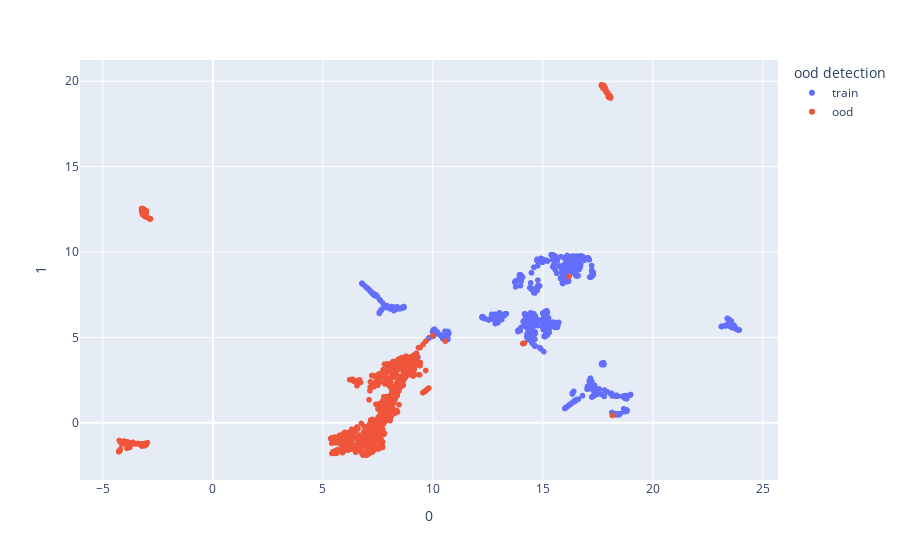

The cell this chart's notebook holds for it:
### Code cell
# plot the ood drift embeddings
embeddings = train_embeddings + test_embeddings
labels = ['train' for d in range(len(train_filepaths))] + ['ood' if s > THRESHOLD else 'ind' for s in test_ood_scores]

model.plot_umap(embeddings, labels)

### Figure 1 — Plotly figure (JSON) as saved in the notebook; plotly's stock layout.template omitted (floating-point values rounded to 4 significant figures; data arrays with more than 128 entries replaced by an {"elided": "..."} marker saying what was removed)
{"data": [{"hovertemplate": "ood detection=train<br>0=%{x}<br>1=%{y}<extra></extra>", "legendgroup": "train", "marker": {"color": "#636efa", "symbol": "circle"}, "mode": "markers", "name": "train", "showlegend": true, "type": "scattergl", "x": {"elided": "819 float values"}, "xaxis": "x", "y": {"elided": "819 float values"}, "yaxis": "y"}, {"hovertemplate": "ood detection=ood<br>0=%{x}<br>1=%{y}<extra></extra>", "legendgroup": "ood", "marker": {"color": "#EF553B", "symbol": "circle"}, "mode": "markers", "name": "ood", "showlegend": true, "type": "scattergl", "x": {"elided": "772 float values"}, "xaxis": "x", "y": {"elided": "772 float values"}, "yaxis": "y"}], "layout": {"legend": {"title": {"text": "ood detection"}, "tracegroupgap": 0}, "margin": {"t": 60}, "xaxis": {"anchor": "y", "domain": [0, 1], "title": {"text": "0"}}, "yaxis": {"anchor": "x", "domain": [0, 1], "title": {"text": "1"}}}}
